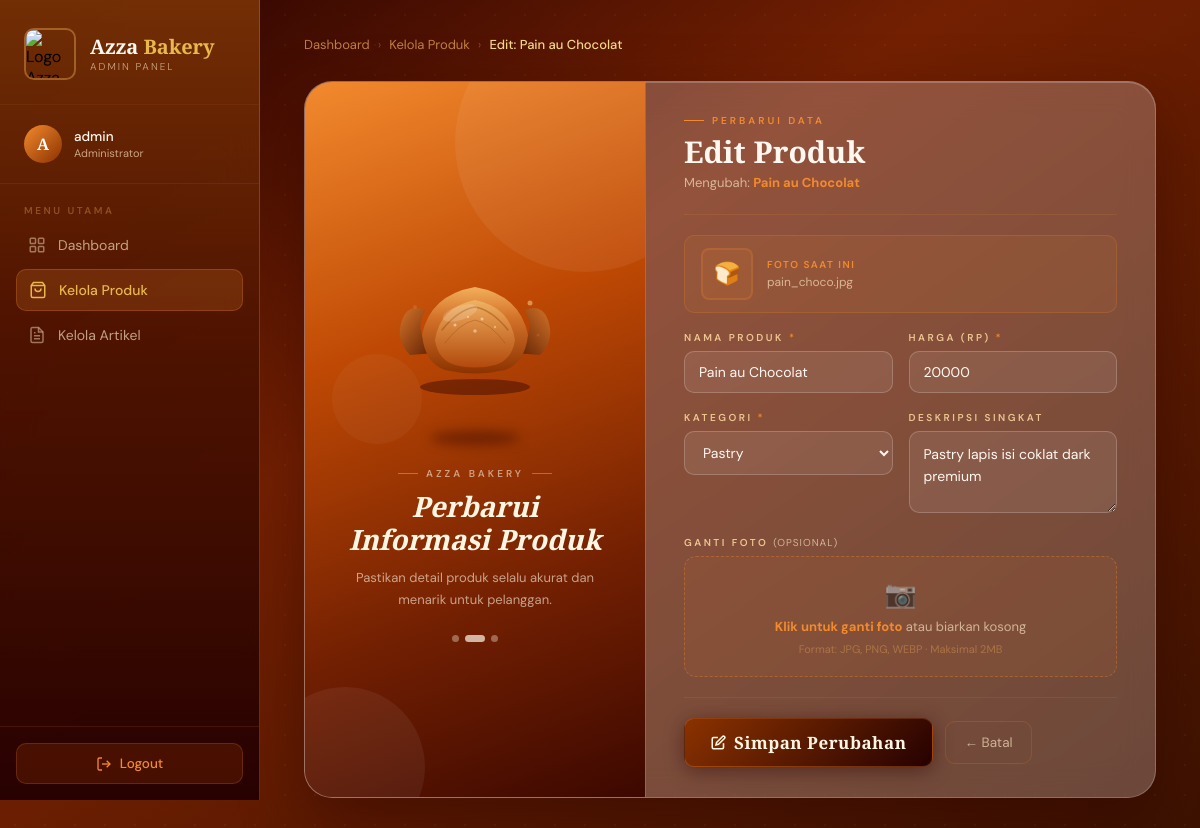
/admin/produk/edit.php?id=6 (signed in), run on the app's committed database.
### tables this page shows
CREATE TABLE `produk` (
  `id_produk` int(11) NOT NULL,
  `nama_produk` varchar(150) NOT NULL,
  `harga` int(11) NOT NULL,
  `deskripsi` text DEFAULT NULL,
  `gambar` varchar(255) DEFAULT NULL,
  `kategori` enum('Roti Manis','Kue Kering','Pastry','Lainnya') DEFAULT 'Lainnya'
);

### admin/produk/edit.php (the view, shortened to what this page needs)
<?php
require_once "../../config/koneksi.php";
$id = $_GET['id'];
$query_produk = mysqli_query($koneksi, "SELECT * FROM produk WHERE id_produk='$id'");
$produk = mysqli_fetch_assoc($query_produk);
?>
<!DOCTYPE html>
<html lang="id">
<head>
</head>
<body>
  <aside class="sidebar">
    <div class="sidebar-logo">
      <img src="../../uploads/logo_azza.jpg" alt="Logo Azza Bakery">
      <div class="sidebar-logo-text">
        <div class="brand">Azza <span>Bakery</span></div>
        <div class="sub">Admin Panel</div>
      </div>
    </div>
    <div class="sidebar-admin">
      <div class="admin-badge">
        <div class="admin-avatar"><?= strtoupper(substr($_SESSION['username'], 0, 1)) ?></div>
        <div class="admin-info">
          <div class="name"><?= $_SESSION['username'] ?></div>
          <div class="role">Administrator</div>
        </div>
      </div>
    </div>
    <nav class="sidebar-nav">
      <div class="nav-label">Menu Utama</div>
      <a href="../dashboard.php" class="nav-item">
        <svg class="nav-icon" viewBox="0 0 24 24" fill="none" stroke="currentColor" stroke-width="2">
          <rect x="3" y="3" width="7" height="7" rx="1"/>
          <rect x="14" y="3" width="7" height="7" rx="1"/>
          <rect x="3" y="14" width="7" height="7" rx="1"/>
          <rect x="14" y="14" width="7" height="7" rx="1"/>
        </svg>
        Dashboard
      </a>
      <a href="index.php" class="nav-item active">
        <svg class="nav-icon" viewBox="0 0 24 24" fill="none" stroke="currentColor" stroke-width="2">
          <path d="M6 2L3 6v14a2 2 0 002 2h14a2 2 0 002-2V6l-3-4z"/>
          <line x1="3" y1="6" x2="21" y2="6"/>
          <path d="M16 10a4 4 0 01-8 0"/>
        </svg>
        Kelola Produk
      </a>
<a href="../artikel/index.php" class="nav-item">
    <svg class="nav-icon" viewBox="0 0 24 24" fill="none" stroke="currentColor" stroke-width="2">
        <path d="M14 2H6a2 2 0 00-2 2v16a2 2 0 002 2h12a2 2 0 002-2V8z"/>
        <polyline points="14 2 14 8 20 8"/>
        <line x1="16" y1="13" x2="8" y2="13"/>
        <line x1="16" y1="17" x2="8" y2="17"/>
        <polyline points="10 9 9 9 8 9"/>
    </svg>
    Kelola Artikel
</a>
    </nav>
    <div class="sidebar-logout">
      <a href="../logout.php" class="btn-logout">
        <svg width="16" height="16" viewBox="0 0 24 24" fill="none" stroke="currentColor" stroke-width="2">
          <path d="M9 21H5a2 2 0 01-2-2V5a2 2 0 012-2h4"/>
          <polyline points="16 17 21 12 16 7"/>
          <line x1="21" y1="12" x2="9" y2="12"/>
        </svg>
        Logout
      </a>
    </div>
  </aside>
  <main class="main-content">
    <div class="breadcrumb">
      <a href="../dashboard.php">Dashboard</a>
      <span class="breadcrumb-sep">›</span>
      <a href="index.php">Kelola Produk</a>
      <span class="breadcrumb-sep">›</span>
      <span class="breadcrumb-current">Edit: <?= $produk['nama_produk'] ?></span>
    </div>
    <div class="split-card">
      <div class="panel-left">
        <div class="deco-circle"></div>
        <div class="deco-circle"></div>
        <div class="deco-circle"></div>
        <div class="bakery-illustration">
        </div>
        <div class="float-shadow"></div>
        <div class="panel-left-text">
          <div class="tagline">Azza Bakery</div>
          <h2>Perbarui<br><em>Informasi</em> Produk</h2>
          <p>Pastikan detail produk selalu akurat dan menarik untuk pelanggan.</p>
        </div>
        <div class="panel-dots"><span></span><span></span><span></span></div>
      </div>
      <div class="panel-right">
        <div class="form-header">
          <div class="eyebrow">Perbarui Data</div>
          <h1>Edit Produk</h1>
          <p>Mengubah: <strong style="color:var(--amber)"><?= $produk['nama_produk'] ?></strong></p>
        </div>
        <div class="form-divider"></div>
        <?php
          $fp = "../../uploads/" . $produk['gambar'];
          $af = !empty($produk['gambar']) && file_exists($fp);
        ?>
        <div class="foto-saat-ini">
          <?php if ($af) { ?>
            <img src="<?= $fp ?>" alt="Foto saat ini">
          <?php } else { ?>
            <div class="foto-placeholder-kecil">🍞</div>
          <?php } ?>
          <div>
            <div class="foto-info-label">Foto saat ini</div>
            <div class="foto-info-name"><?= !empty($produk['gambar']) ? $produk['gambar'] : 'Belum ada foto' ?></div>
          </div>
        </div>
        <form method="POST" enctype="multipart/form-data">
          <div class="form-grid">
            <div class="form-group">
              <label>Nama Produk <span class="required">*</span></label>
              <input type="text" name="nama_produk" value="<?= $produk['nama_produk'] ?>" required>
            </div>
            <div class="form-group">
              <label>Harga (Rp) <span class="required">*</span></label>
              <input type="number" name="harga" value="<?= $produk['harga'] ?>" min="0" required>
            </div>
            <div class="form-group">
              <label>Kategori <span class="required">*</span></label>
              <select name="kategori" required>
                <option value="Pastry"     <?= $produk['kategori']=='Pastry'    ?'selected':'' ?>>Pastry</option>
              </select>
            </div>
            <div class="form-group">
              <label>Deskripsi Singkat</label>
              <textarea name="deskripsi"><?= $produk['deskripsi'] ?></textarea>
            </div>
            <div class="form-group full">
              <label>Ganti Foto <span style="color:var(--text-muted);letter-spacing:1px;font-weight:400">(Opsional)</span></label>
              <div class="upload-area">
                <div class="upload-icon">📷</div>
                <div class="upload-text"><strong>Klik untuk ganti foto</strong> atau biarkan kosong</div>
                <div class="upload-note">Format: JPG, PNG, WEBP · Maksimal 2MB</div>
              </div>
            </div>
          </div>
          <div class="form-footer">
            <button type="submit" name="submit" class="btn-update">
              <svg width="15" height="15" viewBox="0 0 24 24" fill="none" stroke="currentColor" stroke-width="2.5">
                <path d="M11 4H4a2 2 0 00-2 2v14a2 2 0 002 2h14a2 2 0 002-2v-7"/>
                <path d="M18.5 2.5a2.121 2.121 0 013 3L12 15l-4 1 1-4 9.5-9.5z"/>
              </svg>
              Simpan Perubahan
            </button>
            <a href="index.php" class="btn-batal">← Batal</a>
          </div>
        </form>
      </div>
    </div>
  </main>
</body>
</html>

### data on the page
produk: nama_produk "Pain au Chocolat", gambar "pain_choco.jpg", harga "20000", kategori "Pastry", deskripsi "Pastry lapis isi coklat dark premium"

### other printed values
substr($_SESSION['username'], 0, 1) "A"
$_SESSION['username'] "admin"
